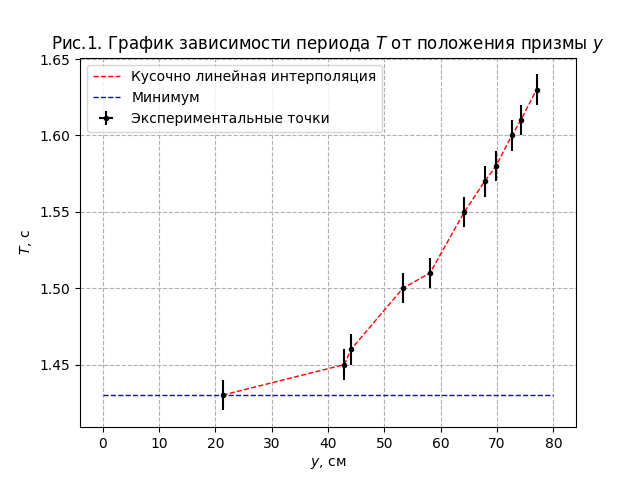

The script that saved this image:
import matplotlib.pyplot as plt
y = [21.3, 42.9, 44.1, 53.3, 58.1, 64.2, 67.8, 69.8, 72.6, 74.2, 77.0]
t = [1.43, 1.45, 1.46, 1.50, 1.51, 1.55, 1.57, 1.58, 1.60, 1.61, 1.63]

plt.ylabel("$T$, c")
plt.xlabel("$y$, см")
plt.title('Рис.1. График зависимости периода $T$ от положения призмы $y$')
plt.grid(True, linestyle="--")
plt.errorbar(y, t, xerr= 0.1, yerr= 0.01, fmt=".k", label="Экспериментальные точки")
plt.plot(y, t, "--r", linewidth=1, label="Кусочно линейная интерполяция")
plt.plot([0.00,80.0], [1.43, 1.43], "--b", linewidth=1, label="Минимум")
plt.legend()
plt.savefig('laba.png')
